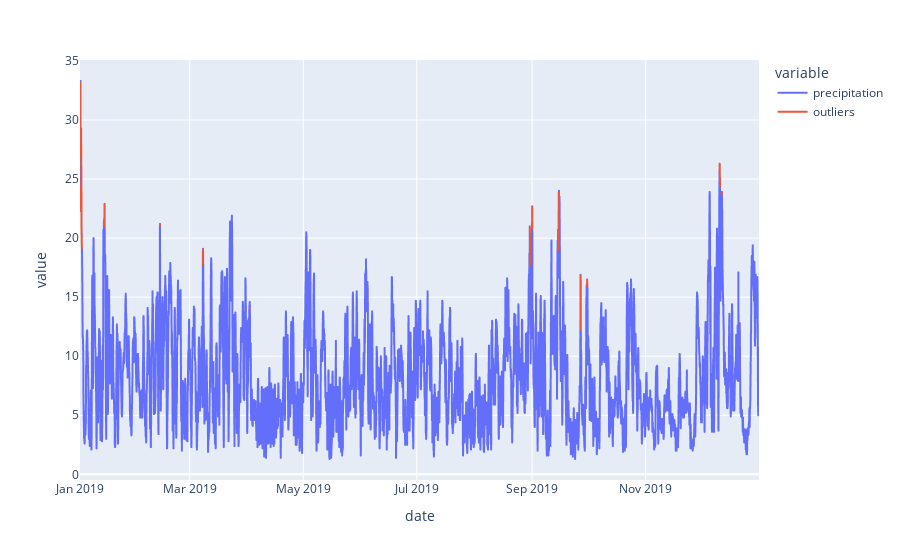

Here is the notebook cell this chart was saved with:
### Code cell
lof_stats_plot(df, contamination=0.01, n_neighbors=45)

### Figure 1 — Plotly figure (JSON) as saved in the notebook; plotly's stock layout.template omitted (floating-point values rounded to 4 significant figures; data arrays with more than 128 entries replaced by an {"elided": "..."} marker saying what was removed)
{"data": [{"hovertemplate": "variable=precipitation<br>date=%{x}<br>value=%{y}<extra></extra>", "legendgroup": "precipitation", "line": {"color": "#636efa", "dash": "solid"}, "marker": {"symbol": "circle"}, "mode": "lines", "name": "precipitation", "showlegend": true, "type": "scattergl", "x": {"elided": "8760 str values"}, "xaxis": "x", "y": {"elided": "8760 float values"}, "yaxis": "y"}, {"hovertemplate": "variable=outliers<br>date=%{x}<br>value=%{y}<extra></extra>", "legendgroup": "outliers", "line": {"color": "#EF553B", "dash": "solid"}, "marker": {"symbol": "circle"}, "mode": "lines", "name": "outliers", "showlegend": true, "type": "scattergl", "x": {"elided": "8760 str values"}, "xaxis": "x", "y": {"elided": "8760 float values"}, "yaxis": "y"}], "layout": {"legend": {"title": {"text": "variable"}, "tracegroupgap": 0}, "margin": {"t": 60}, "xaxis": {"anchor": "y", "domain": [0, 1], "title": {"text": "date"}}, "yaxis": {"anchor": "x", "domain": [0, 1], "title": {"text": "value"}}}}
